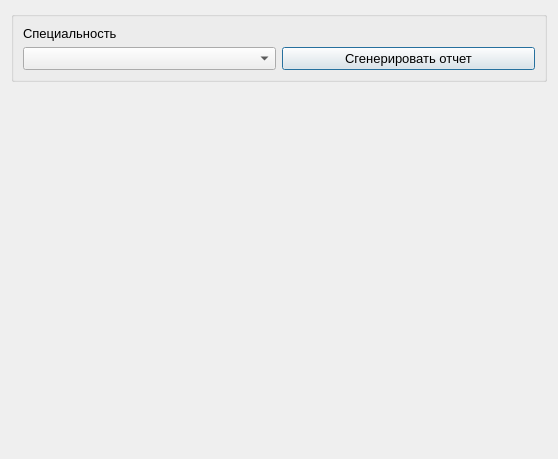
<?xml version="1.0" encoding="UTF-8"?>
<ui version="4.0">
 <class>OtchetFormaControlya</class>
 <widget class="QDialog" name="OtchetFormaControlya">
  <property name="geometry">
   <rect>
    <x>0</x>
    <y>0</y>
    <width>558</width>
    <height>459</height>
   </rect>
  </property>
  <property name="windowTitle">
   <string>Форма контроля студентов</string>
  </property>
  <layout class="QGridLayout" name="gridLayout">
   <item row="1" column="0">
    <widget class="QWidget" name="widget" native="true">
     <layout class="QGridLayout" name="gridLayout_2">
      <item row="0" column="0">
       <layout class="QVBoxLayout" name="verticalLayout"/>
      </item>
     </layout>
    </widget>
   </item>
   <item row="0" column="0">
    <widget class="QGroupBox" name="groupBox_criteriaOption">
     <property name="sizePolicy">
      <sizepolicy hsizetype="Expanding" vsizetype="Fixed">
       <horstretch>0</horstretch>
       <verstretch>0</verstretch>
      </sizepolicy>
     </property>
     <property name="font">
      <font>
       <pointsize>10</pointsize>
      </font>
     </property>
     <property name="title">
      <string/>
     </property>
     <layout class="QGridLayout" name="gridLayout_3">
      <item row="1" column="0">
       <widget class="QComboBox" name="comboBox_spec"/>
      </item>
      <item row="1" column="1">
       <widget class="QPushButton" name="pushButton_showReport">
        <property name="font">
         <font>
          <pointsize>10</pointsize>
         </font>
        </property>
        <property name="text">
         <string>Сгенерировать отчет</string>
        </property>
        <property name="icon">
         <iconset resource="../resourses.qrc">
          <normaloff>:/img/img/generate.png</normaloff>:/img/img/generate.png</iconset>
        </property>
       </widget>
      </item>
      <item row="0" column="0">
       <widget class="QLabel" name="label">
        <property name="text">
         <string>Специальность</string>
        </property>
       </widget>
      </item>
     </layout>
    </widget>
   </item>
  </layout>
 </widget>
 <resources>
  <include location="../resourses.qrc"/>
 </resources>
 <connections/>
</ui>
